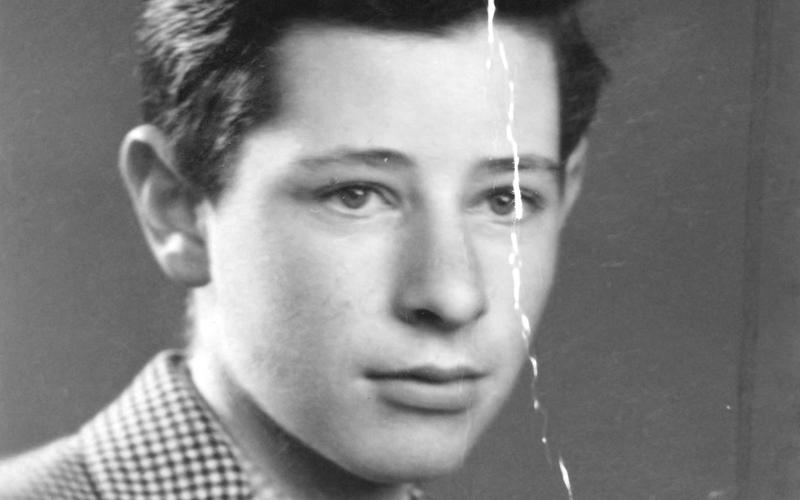
#> input picture Backend/images/image02.jpeg, 800 x 500 px
$ python image_repair.py
#> lines starting #> are read from the running program, lines starting #| are printed output that depends on the picture; after the words box and inside, x2 and y2 are one past the last pixel; in counts of white or black regions, pixels touching at a corner belong together

import cv2
import numpy as np


def repair_image(image, damage_mask, method="telea", radius=None):
    """
    Repair damaged regions in an image using OpenCV inpainting.

    Args:
        image: Input grayscale or color image.
        damage_mask: Single-channel mask; nonzero pixels indicate
                     regions to repair.
        method: "telea", "ns", or "ns_blend".
        radius: Inpainting neighborhood radius. Uses a method-specific
                default when omitted.

    Returns:
        Repaired image as a NumPy array.
    """

    # 1. Validate inputs
    if image is None:
        raise ValueError("Input image was not received.")

    if damage_mask is None:
        raise ValueError("Damage mask was not received.")

    # 2. Convert a color mask to grayscale
    if damage_mask.ndim == 3:
        damage_mask = cv2.cvtColor(
            damage_mask, cv2.COLOR_BGR2GRAY
        )

    # 3. OpenCV inpainting requires an 8-bit mask
    if damage_mask.dtype != np.uint8:
        damage_mask = np.clip(
            damage_mask, 0, 255
        ).astype(np.uint8)

    # 4. Ensure image and mask dimensions match
    if image.shape[:2] != damage_mask.shape[:2]:
        raise ValueError(
            "Image and damage mask dimensions do not match."
        )

    # 5. Select the inpainting algorithm
    if method == "telea":
        flag = cv2.INPAINT_TELEA
        default_radius = 3

    elif method in ("ns", "ns_blend"):
        flag = cv2.INPAINT_NS
        default_radius = 7

    else:
        raise ValueError(
            "Method must be 'telea', 'ns', or 'ns_blend'."
        )

    if radius is None:
        radius = default_radius

    if not isinstance(radius, (int, float)) or radius <= 0:
        raise ValueError("Radius must be a positive number.")

    # 6. Repair the masked regions
    repaired = cv2.inpaint(
        image, damage_mask, float(radius), flag
    )

    # 7. Optional post-denoising for comparison
    if method == "ns_blend":
        if repaired.ndim == 2:
            repaired = cv2.fastNlMeansDenoising(
                repaired, None, 5, 7, 21
            )
        else:
            repaired = cv2.fastNlMeansDenoisingColored(
                repaired, None, 5, 5, 7, 21
            )

    return repaired


if __name__ == "__main__":
    image = cv2.imread("./images/image02.jpeg")
#> image is the input picture: shape (500, 800, 3); min 20, max 255, mean 131.1

    damage_mask = cv2.imread(
        "./images/detected_mask.png",
        cv2.IMREAD_GRAYSCALE
    )
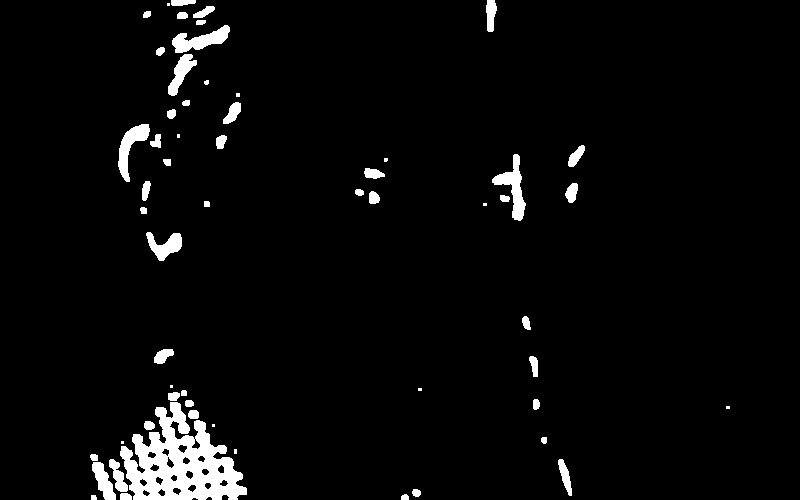
#> input picture Backend/images/detected_mask.png, 800 x 500 px
#> damage_mask: shape (500, 800); 3.7% white; 58 white regions (11 under 20 px), largest, box (x1, y1, x2, y2) and area: (120, 402, 247, 500) 6585, (492, 154, 526, 221) 819, (172, 25, 230, 53) 776

    if image is None:
        raise FileNotFoundError(
            "Could not load ./images/image02.jpeg"
        )

    if damage_mask is None:
        raise FileNotFoundError(
            "Could not load ./images/detected_mask.png"
        )

    for method in ("telea", "ns", "ns_blend"):
        result = repair_image(
            image, damage_mask, method=method
        )

        output_path = f"./images/repaired_{method}.png"

        if not cv2.imwrite(output_path, result):
            raise OSError(f"Could not save {output_path}")

        print(f"Saved: {output_path}")
#> this loop made 3 passes
#> pass 1, in repair_image, `repaired = cv2.inpaint( image, damage_mask, float(radius), flag )`:
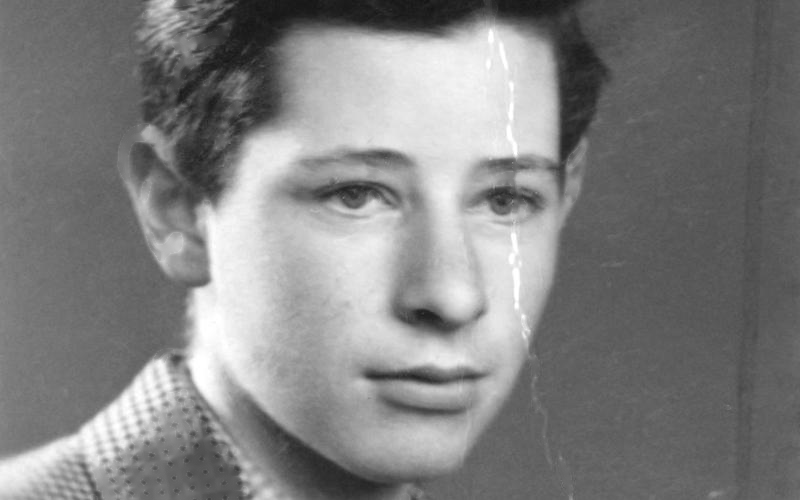
#> repaired: shape (500, 800, 3); min 20, max 255, mean 129.2
